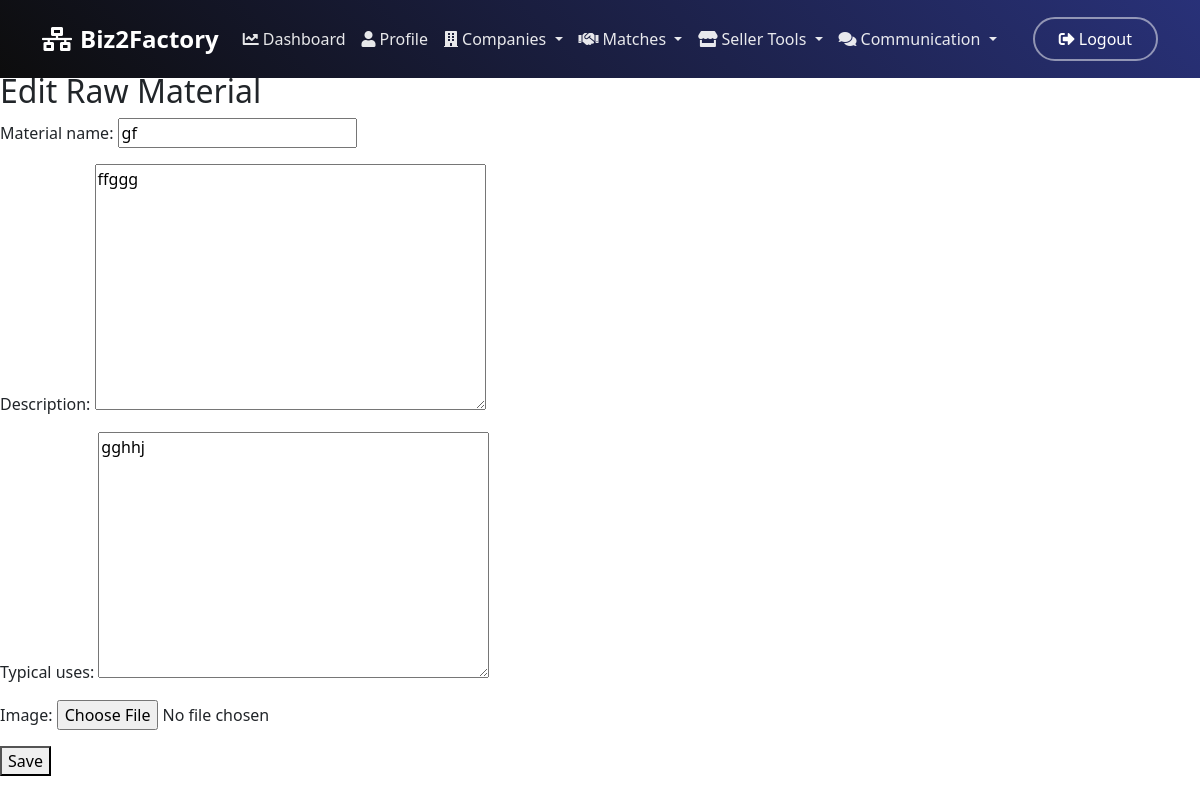
Screenshot of /raw-materials/1/update/ (signed in) with the database file from the repository.
### SME/models.py (models this page shows, shortened)
class RawMaterial(models.Model):
    material_name = models.CharField(
        max_length=100,
        unique=True,
        db_index=True
    )
    description = models.TextField(null=True, blank=True)
    typical_uses = models.TextField(null=True, blank=True)
    image = models.ImageField(upload_to='raw_materials/', null=True, blank=True)
    is_deleted = models.BooleanField(default=False)

### SME/views.py (the view)
# urls.py: path('raw-materials/<int:pk>/update/', views.RawMaterialUpdateView.as_view(), name='raw_material_update'),
class RawMaterialUpdateView(LoginRequiredMixin, UpdateView):
    model = RawMaterial
    form_class = RawMaterialForm
    template_name = 'raw_material_form.html'
    success_url = reverse_lazy('raw_material_list')

### SME/forms.py
class RawMaterialForm(forms.ModelForm):
    class Meta:
        model = RawMaterial
        fields = ['material_name', 'description', 'typical_uses', 'image']

### SME/templates/raw_material_form.html (shortened to what this page needs)
{% extends 'base.html' %}
{% block content %}
<h2>{% if form.instance.pk %}Edit{% else %}Create{% endif %} Raw Material</h2>
<form method="post" enctype="multipart/form-data">
    {{ form.as_p }}
    <button type="submit">Save</button>
</form>
{% endblock %}

### rows the page displays
RawMaterial: material_name "gf", description "ffggg", typical_uses "gghhj"
